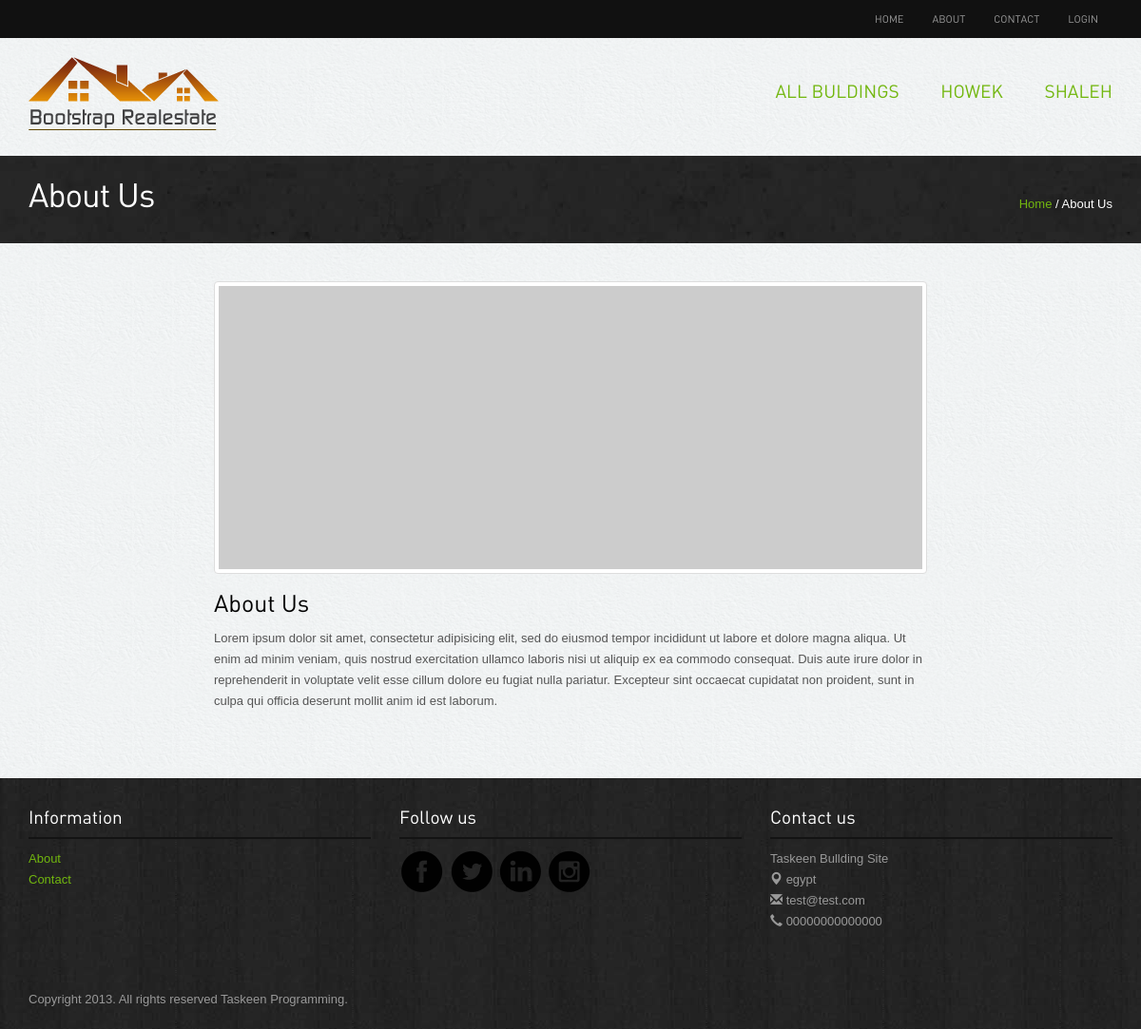
Page /about.php on the committed database.
### tables this page shows
CREATE TABLE `categouries` (
  `id` int(11) NOT NULL,
  `name` varchar(255) NOT NULL
);

CREATE TABLE `sitesetting` (
  `id` int(11) NOT NULL,
  `slug` varchar(50) NOT NULL,
  `nameSetting` varchar(50) NOT NULL,
  `value` text NOT NULL,
  `type` tinyint(4) NOT NULL,
  `created_at` timestamp NOT NULL DEFAULT '0000-00-00 00:00:00',
  `updated_at` timestamp NOT NULL DEFAULT '0000-00-00 00:00:00'
);

### init.php (called while the page is built)
<?php
    include "connect.php";
    include "includes/functions/functions.php";
    include "includes/templates/header.php";
?>

### includes/functions/functions.php (called while the page is built, shortened)
<?php
   function getAllFrom($field, $table, $where = null, $and = null, $orderField = 'id', $ordering = 'ASC', $limit = null)
   {
      global $conn;
      $stmt = $conn->prepare("SELECT $field FROM $table $where $and ORDER BY $orderField $ordering $limit");
      $stmt->execute();
      $all = $stmt->fetchAll();
      return $all;
   }
   function getSetting($settingName = 'siteName')
   {
      global $conn;
      $stmt = $conn->prepare("SELECT value FROM sitesetting WHERE nameSetting = '$settingName'");
      $stmt->execute();
      $all = $stmt->fetch();
      return $all[0];
   }
?>

### about.php (the view)
<?php include'init.php';?>
<div class="inside-banner">
	<div class="container">
		<span class="pull-right"><a href="#">Home</a> / About Us</span>
		<h2>About Us</h2>
	</div>
</div>
<div class="container">
	<div class="spacer">
		<div class="row">
			<div class="col-lg-8 col-lg-offset-2">
				<img alt="realestate" class="img-responsive thumbnail" src="http://placehold.it/750x302/666">
				<h3>About Us</h3>
				<p><?php echo getSetting('siteDesc');?></p>
			</div>
		</div>
	</div>
</div>
<?php include'includes/templates/footer.php';?>

### includes/templates/header.php (shortened to what this page needs)
<!DOCTYPE html>
<html lang="en">
<head>
    <link rel="stylesheet" href="assets/bootstrap/css/bootstrap.css" />
    <link rel="stylesheet" href="assets/owl-carousel/owl.carousel.css">
    <link rel="stylesheet" href="assets/owl-carousel/owl.theme.css">
    <link rel="stylesheet" type="text/css" href="assets/slitslider/css/style.css" />
    <link rel="stylesheet" type="text/css" href="assets/slitslider/css/custom.css" />
    <link rel="stylesheet" type="text/css" href="assets/css/sweetalert.css" />
    <link rel="stylesheet" href="assets/css/select2.min.css"/>
    <link rel="stylesheet" href="assets/css/reset.css"/>
    <link rel="stylesheet" href="assets/css/card.css"/>
    <link rel="stylesheet" href="assets/css/AdminLTE.min.css"/>
    <link rel="stylesheet" href="assets/css/styles.css"/>
</head>
<body>
    <div class="navbar-wrapper">
        <div class="navbar-inverse" role="navigation">
            <div class="container">
                <div class="navbar-collapse  collapse">
                    <ul class="nav navbar-nav navbar-right">
                        <li><a href="index.php">Home</a></li>
                        <li><a href="about.php">About</a></li>
                        <li><a href="contact.php">Contact</a></li>
                        <?php if (isset($_SESSION['user_mail'])): ?>
                           <li><a href="buldings.php">Add Free Bullding</a></li>
                           <li><a href="profile.php">profile</a></li>
                           <li><a href="logout.php">logout</a></li>
                        <?php else: ?>
                           <li><a href="#" data-target="#loginpop" data-toggle="modal">Login</a></li>
                        <?php endif; ?>
                    </ul>
                </div>
            </div>
        </div>
    </div>
    <div class="container">
        <div class="header">
            <a href="index.php"><img src="images/logo.png" alt="Realestate"></a>
            <ul class="pull-right">
                <li><a href="buysalerent.php">All Buldings</a></li>
                <?php
                $cats = getAllFrom('*', 'categouries', null, null, 'name', 'ASC', null);
                foreach ($cats as $cat): ?>
                <li><a href="buysalerent.php?cat_id=<?php echo $cat['id'] ?>"><?php echo $cat['name'] ?></a></li>
                <?php endforeach; ?>
            </ul>
        </div>
    </div>

### includes/templates/footer.php (shortened to what this page needs)
<div class="footer">
   <div class="container">
      <div class="row">
         <div class="col-lg-4 col-sm-3">
            <h4>Information</h4>
            <ul class="row">
               <li class="col-lg-12 col-sm-12 col-xs-3"><a href="about.php">About</a></li>
               <li class="col-lg-12 col-sm-12 col-xs-3"><a href="contact.php">Contact</a></li>
            </ul>
         </div>
            <div class="col-lg-4 col-sm-3">
               <h4>Follow us</h4>
               <a href="<?php echo getSetting('facebook');?>"><img src="images/facebook.png" alt="facebook"></a>
               <a href="<?php echo getSetting('twitter');?>"><img src="images/twitter.png" alt="twitter"></a>
               <a href="<?php echo getSetting('linkedin');?>"><img src="images/linkedin.png" alt="linkedin"></a>
               <a href="<?php echo getSetting('instgram');?>"><img src="images/instagram.png" alt="instagram"></a>
            </div>
            <div class="col-lg-4 col-sm-3">
               <h4>Contact us</h4>
               <p><b><?php echo getSetting();?></b><br>
                  <span class="glyphicon glyphicon-map-marker"></span> <?php echo getSetting('address');?> <br>
                  <span class="glyphicon glyphicon-envelope"></span> <?php echo getSetting('email');?><br>
                  <span class="glyphicon glyphicon-earphone"></span> <?php echo getSetting('sitePhone');?></p>
               </div>
            </div>
            <p class="copyright">Copyright 2013. All rights reserved <?php echo getSetting('copyright');?>.	</p>
         </div></div>
      </body>
      </html>

### assets/css/card.css (style rules this page uses)
*, *::after, *::before { -webkit-box-sizing: border-box; -moz-box-sizing: border-box; box-sizing: border-box; }
*::after, *::before { content: ''; }
body { font-size: 100%; font-family: "PT Sans", sans-serif; color: #3e585f; }
body::after { position: fixed; top: 0; left: 0; width: 100%; height: 100%; background: rgba(71, 55, 78, 0.8); visibility: hidden; opacity: 0; -webkit-transition: opacity .3s 0s, visibility 0s .3s; -moz-transition: opacity .3s 0s, visibility 0s .3s; transition: opacity .3s 0s, visibility 0s .3s; }
a { color: #f82f53; text-decoration: none; }
img { max-width: 100%; }
html, body { height: 100%; }

### assets/css/styles.css (style rules this page uses)
body { color:#555; font:normal 13px/22px Arial; background:url(../images/bgmain.png) #eee; }
h1,h2,h3,h4,h5 { font-weight:normal; font-family: din;margin: 0;padding: 0;color: #000 }
h2 { font-size: 35px; letter-spacing: -1px;margin-bottom: 20px; }
h3 { margin: 0 0 15px 0; font-size: 25px; }
h4 { margin: 10px 0; font-size: 19px; }
p { margin-bottom: 30px; }
a { color:#72b70f; text-decoration:none;outline: none; }
.spacer { margin-top: 40px;margin-bottom:40px; }
.thumbnail { background-color:#fff; }
.header { padding: 20px 0; }
.header ul { list-style: none;margin: 0; padding: 0;margin-top: 25px; }
.header ul li { display: inline-block; padding: 0 0 0 40px; }
.header ul li a { font-size: 19px;font-family: din;text-transform: uppercase; }
.navbar-inverse { background-color: #111; }
.navbar-inverse .navbar-nav > li > a { font-size: 11px;padding-top: 10px;padding-bottom: 10px;font-family: din;text-transform: uppercase; }
.inside-banner { background:url(../images/bginside.jpg) #222;color: #fff; padding: 30px 0; }
.inside-banner h2 { margin: 0; color: #fff; }
.inside-banner span { margin-top: 10px; }
.footer { background:url(../images/bg.jpg) #222; padding: 20px 0; color: #999; }
.footer h4 { color: #fff;border-bottom: 2px solid #131313;margin-bottom: 10px;padding-bottom: 10px; }
.footer ul { list-style: none;padding: 0; }
.footer p.copyright { margin: 30px 0 0 0; }

### rows in the picture
categouries: name "HOWEK"
categouries: name "SHALEH"
sitesetting: value "Lorem ipsum dolor sit amet, consectetur adipisicing elit, sed do eiusmod tempor incididunt ut labore et dolore magna aliqua. Ut enim ad minim veniam, quis nostrud exercitation ullamco laboris nisi ut aliquip ex ea commodo consequat. Duis aute irure dolor in reprehenderit in voluptate velit esse cillum dolore eu fugiat nulla pariatur. Excepteur sint occaecat cupidatat non proident, sunt in culpa qui officia deserunt mollit anim id est laborum."
sitesetting: value "Taskeen Bullding Site"
sitesetting: value "egypt"
sitesetting: value "test@test.com"
sitesetting: value "00000000000000"
sitesetting: value "Taskeen Programming"
